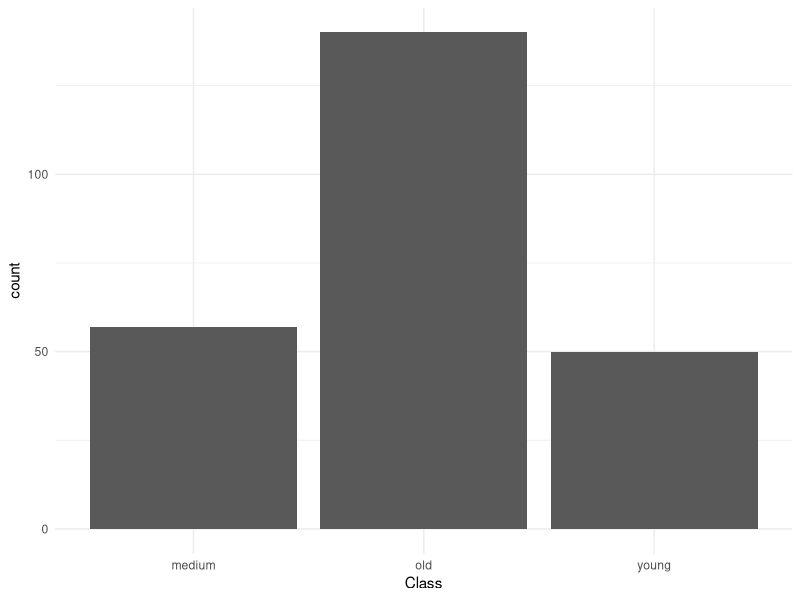
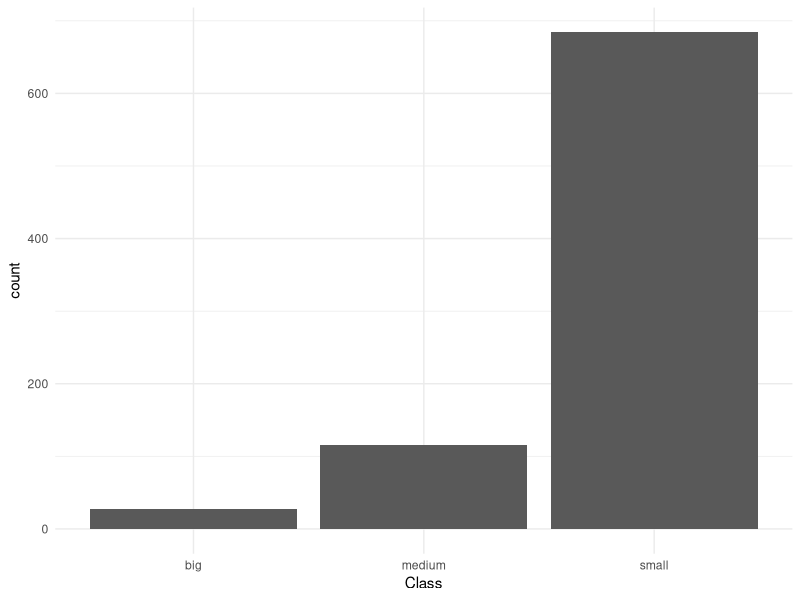
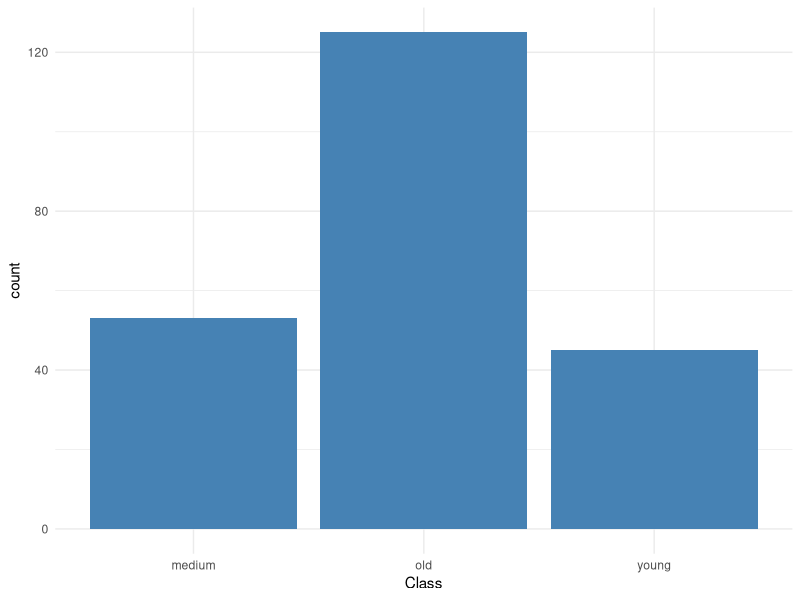
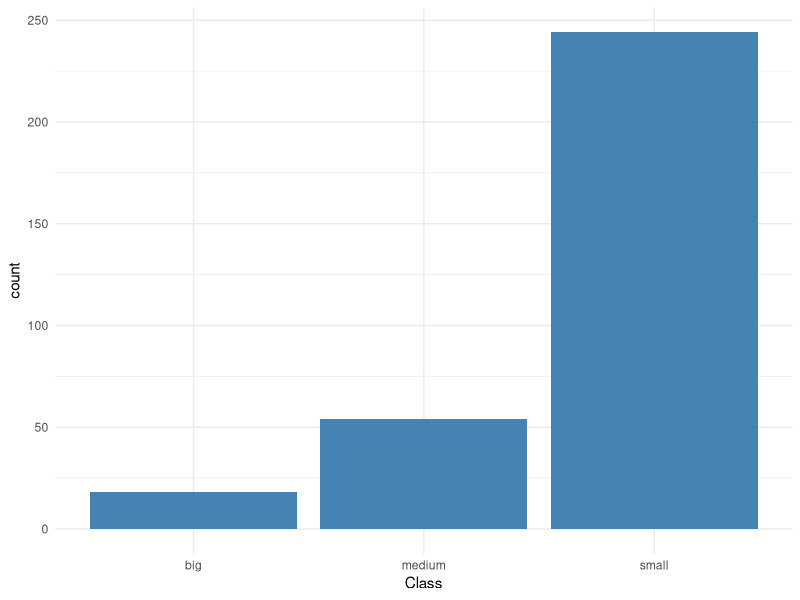
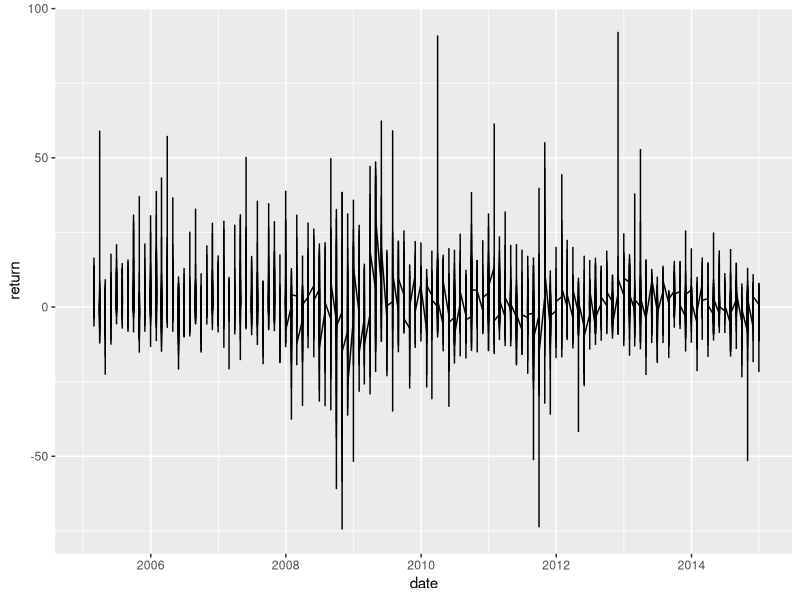
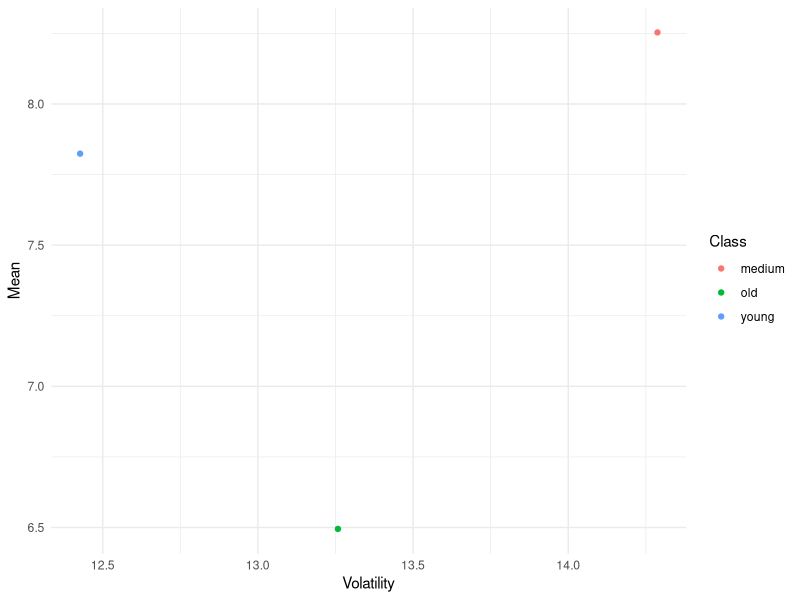

R code for these plots, in order:
## ---- chunk 1
#laden der benötigten packages
library(tidyverse)
library(scales)
library(lubridate)
library(RColorBrewer)
## ---- chunk 2
#Laden von Basedata, Auswahl der verwendeten Variablen
basedata <- read_csv("DATA/basedata.csv")


basedata <- select(basedata, name, secid, `Inception Date`,`Obsolete Date`, `Fund Size Date`, `Fund Size USD`, `Net Assets Date`,`Net Assets - Share Class USD`)

## ---- chunk 3
#Ersetzen der NAs für spätestes Ablesedatum und Auswahl der Funds jünger als 2005-01-01 und aktiv bis 2015

age_final <- basedata %>%
  mutate(`Obsolete Date` = coalesce(`Obsolete Date`,`Fund Size Date`))%>%
  filter(`Inception Date`< "2005-01-01")%>%
  filter(`Obsolete Date`> "2015-01-01")


## ---- chunk 4

#Alter als Differenz von der unteren Grenze 2015-01-01, Umwandlung in Jahre gerundet als neue Spalte

age_final <- age_final %>%
  mutate(Age_Int=as.Date("2005-01-01"))%>%
  mutate(Age= (`Age_Int` - `Inception Date`))%>%
  mutate((Month = round((Age/30.417)/12, digit=1)))%>%
  mutate(Age_Years=as.numeric(`(Month = round((Age/30.417)/12, digit = 1))`))%>%
  select(name, secid,`Inception Date`,`Obsolete Date`,Age_Years)
## ---- chunk 5
# Bildung der Klassen für das Alter

age_final <- age_final%>%
  mutate(Class = case_when(
Age_Years < 2  ~ "young", Age_Years >= 2 & Age_Years < 4 ~ "medium", Age_Years >= 4 ~ "old"))%>%
  arrange(secid, .by_group = FALSE)

ggplot(age_final)+ geom_bar(aes(Class))+ theme_minimal()
## ---- chunk 6
#Für Größenvergleich Löschen aller Funds ohne Fund Size value oder Net Asset Value

basedata_size <- filter(basedata, `Net Assets - Share Class USD`>0 | `Fund Size USD` >0 )

#auch hier anlegen der Daten, filtern nach Zeitinterval 2010 bis 2020, dann Auswahl der Funds, die mindestens fünf Jahre in Interval aktiv

size_final <- basedata_size %>% 
    mutate(`Obsolete Date` = coalesce(`Obsolete Date`,`Fund Size Date`))%>%
  filter(`Fund Size Date`>="2010-01-01" | `Net Assets Date`>= "2010-01-01")
  #filter(`Obsolete Date`>= "2015-01-01") Pi: Obsolete Date rausgenommen

#Klassenbildung für Größe

size_final <- size_final%>%
  mutate(`Fund Size USD` = coalesce(`Fund Size USD`, `Net Assets - Share Class USD`))%>%
  mutate(Class = case_when(`Fund Size USD`
 <= 100000000 ~ "small", `Fund Size USD` > 100000000  & `Fund Size USD` <= 500000000 ~ "medium", `Fund Size USD` > 500000000 ~ "big"))%>%
  arrange(secid, .by_group = FALSE)%>%
  select(name, secid,`Fund Size USD`, `Net Assets - Share Class USD`, Class)

ggplot(size_final)+ geom_bar(aes(Class))+ theme_minimal()

## ---- chunk 7
#laden des Datensatzes "mri"
mri <- read_csv("DATA/mri.csv")

# date-variable als date bezeichnen, format dem in age/size_final angleichen
mri$date <- as.Date(mri$date, format="%d.%m.%Y")
## ---- chunk 8
#filtern nach Zeitinterval 2005-2015, behalten werden alle funds länger gleich als 60 Monate gelaufen


mri05_15 <- mri%>%
  filter(date>= "2005-01-01")%>%
  filter(date< "2015-01-01")%>%
  keep(~ (sum(. >= 0) / length(.)) >= 0.5)

#umwandeln aller funds in character, dann pivot_longer um daten zu reorganisieren
mri05_15$FHUSA04GGS <- as.character(mri05_15$FHUSA04GGS)
mri05_15$FHUSA04B6U <- as.character(mri05_15$FHUSA04B6U)
mri05_15$F00000GUU3 <- as.character(mri05_15$F00000GUU3)

tidy_data <- pivot_longer(mri05_15, cols = 2:715, names_to ="secid", values_to = "mri")

#mri von character in numeric
tidy_data$mri <- as.numeric(tidy_data$mri)
## ---- chunk 9
#filtern nach Zeitinterval 2010-2020
mri10_20 <- mri%>%
  filter(date>= "2010-01-01")%>%
  filter(date< "2020-01-01")%>%
  keep(~ (sum(. >= 0) / length(.)) >= 0.5)
  

#Umwandeln aller funds in character
mri10_20$FHUSA04GGS <- as.character(mri10_20$FHUSA04GGS)
mri10_20$FHUSA04B6U <- as.character(mri10_20$FHUSA04B6U)
mri10_20$F00000GUU3 <- as.character(mri10_20$F00000GUU3)

#pivot longer
tidy_data_s <- pivot_longer(mri10_20, cols = 2:334, names_to ="secid", values_to = "mri")



#mri von character in numeric
tidy_data_s$mri <- as.numeric(tidy_data_s$mri)
## ---- chunk 10

#einlesen der daten
factordata <- read_csv("DATA/factordata.csv")

# date-variable als date bezeichnen, format dem in clean_final angleichen
factordata$date <- as.Date(factordata$date, format="%d.%m.%Y")

#filtern nach Zeitintervallen
factordata05_15 <- factordata%>%
  filter(date>= "2005-01-01")%>%
  filter(date< "2015-01-01")

factordata10_20 <- factordata%>%
  filter(date>= "2010-01-01")%>%
  filter(date< "2020-01-01")




## ---- chunk 11
#return,HWM und DD für mri für die einzelnen funds mit age

tidy_data <- tidy_data %>% 
  group_by(secid) %>% 
  mutate(lag_mri = lag(mri, n = 1), return = (mri-lag_mri)/lag_mri*100, hwm = cummax(mri), dd = (hwm - mri)/hwm)%>%
  ungroup() %>% 
  arrange(secid, date) %>%
  select(!lag_mri)


#mean return, volatility,VaR, maxDD für gesamte Stichprobe

summary_all <- tidy_data %>% 
  summarise(Mean = 12*mean(return, na.rm = TRUE), Volatility = sqrt(12)*sd(return, na.rm = TRUE), VaR = quantile(return, probs = 0.05, na.rm = TRUE),
MDD = max(dd, na.rm = TRUE))

## ---- chunk 12
#mean return, volatility,VaR, maxDD für die funds bei Alter

summary <- tidy_data %>% 
  group_by(secid) %>% 
  summarise(Mean = 12*mean(return, na.rm = TRUE), Volatility = sqrt(12)*sd(return, na.rm = TRUE), VaR = quantile(return, probs = 0.05, na.rm = TRUE),
MDD = max(dd, na.rm = TRUE))%>%
  arrange(secid, .by_group = FALSE)

#erstellen eines großen Datensets mit Klassen von klein,mittel, groß
age_final_summary <- merge(age_final, summary, by = "secid")%>%
  arrange(secid, .by_group = FALSE)%>%
  select(secid, Class, Mean, Volatility, VaR, MDD )

ggplot(age_final_summary)+geom_bar(aes(x=Class), fill="steelblue")+theme_minimal()

#Erstellen der einzelnen Zusammenfassungen für die Klassen
summary_young <- age_final_summary%>%
  filter(Class=="young")%>%
  summarise(Mean = mean(Mean), Volatility = mean(Volatility), VaR = mean(VaR),
MDD = mean(MDD))%>%
  mutate(Class="young")%>%
  relocate(Class, .before = Mean)

summary_medium <- age_final_summary%>%
  filter(Class=="medium")%>%
  summarise(Mean = mean(Mean), Volatility = mean(Volatility), VaR = mean(VaR),
MDD = mean(MDD))%>%
  mutate(Class="medium")%>%
  relocate(Class, .before = Mean)


summary_old <- age_final_summary%>%
  filter(Class=="old")%>%
  summarise(Mean = mean(Mean), Volatility = mean(Volatility), VaR = mean(VaR),
MDD = mean(MDD))%>%
  mutate(Class="old")%>%
  relocate(Class, .before = Mean)

#Zusammenfassen in einer summary

summary_final <- bind_rows(summary_young,summary_medium,summary_old, .id = "Class")%>%
  mutate(Class= c("young","medium","old"))
## ---- chunk 13

#lag erstellen, dann return, hwm, dd bestimmen
tidy_data_s <- tidy_data_s %>% 
  group_by(secid) %>% 
  mutate(lag_mri = lag(mri, n = 1), return = (mri-lag_mri)/lag_mri*100, hwm = cummax(mri), dd = (hwm - mri)/hwm)%>%
  ungroup() %>% 
  arrange(secid, date) %>%
  select(!lag_mri)


#mean return, volatility,VaR, maxDD für gesamte Stichprobe

summary_all_s <- tidy_data_s %>% 
  summarise(Mean = mean(return, na.rm = TRUE), Volatility = sd(return, na.rm = TRUE), VaR = quantile(return, probs = 0.05, na.rm = TRUE),
MDD = max(dd, na.rm = TRUE))
## ---- chunk 14
#mean return, volatility,VaR, maxDD für die funds

summary_s <- tidy_data_s %>% 
  group_by(secid) %>% 
  summarise(Mean = mean(return, na.rm = TRUE), Volatility = sd(return, na.rm = TRUE), VaR = quantile(return, probs = 0.05, na.rm = TRUE),
MDD = max(dd, na.rm = TRUE))%>%
  arrange(secid, .by_group = FALSE)

#Luca: hier bei fünf funds ein problem, das muss angeguckt werden


#erstellen eines großen Datensets mit Klassen von klein,mittel, groß
size_final_summary <- merge(size_final, summary_s, by = "secid")%>%
  arrange(secid, .by_group = FALSE)%>%
  select(secid, Class, Mean, Volatility, VaR, MDD )

ggplot(size_final_summary)+geom_bar(aes(x=Class), fill="steelblue")+theme_minimal()

#Erstellen der einzelnen Zusammenfassungen für die Klassen
summary_small <- size_final_summary%>%
  filter(Class=="small")%>%
  summarise(Mean = mean(Mean), Volatility = mean(Volatility), VaR = mean(VaR),
MDD = mean(MDD))%>%
  mutate(Class="small")%>%
  relocate(Class, .before = Mean)

summary_medium_s <- size_final_summary%>%
  filter(Class=="medium")%>%
  summarise(Mean = mean(Mean), Volatility = mean(Volatility), VaR = mean(VaR),
MDD = mean(MDD))%>%
  mutate(Class="medium")%>%
  relocate(Class, .before = Mean)


summary_big <- size_final_summary%>%
  filter(Class=="big")%>%
  summarise(Mean = mean(Mean), Volatility = mean(Volatility), VaR = mean(VaR),
MDD = mean(MDD))%>%
  mutate(Class="big")%>%
  relocate(Class, .before = Mean)

#Zusammenfassen in einer summary

summary_final_s <- bind_rows(summary_small,summary_medium_s,summary_big, .id = "Class")%>%
  mutate(Class= c("young","medium","old"))


## ---- chunk 15
#zum Spass: kleine darstellung für alle Funds, white noise

ggplot(data=tidy_data) + aes(x=date, y = return) +
geom_line()
## ---- chunk 16
#Darstellung Zshg. Volatility/Mean für Alter
ggplot(data=summary_final) + geom_point(aes(x=Volatility, y = Mean, color = Class)) + theme_minimal()
